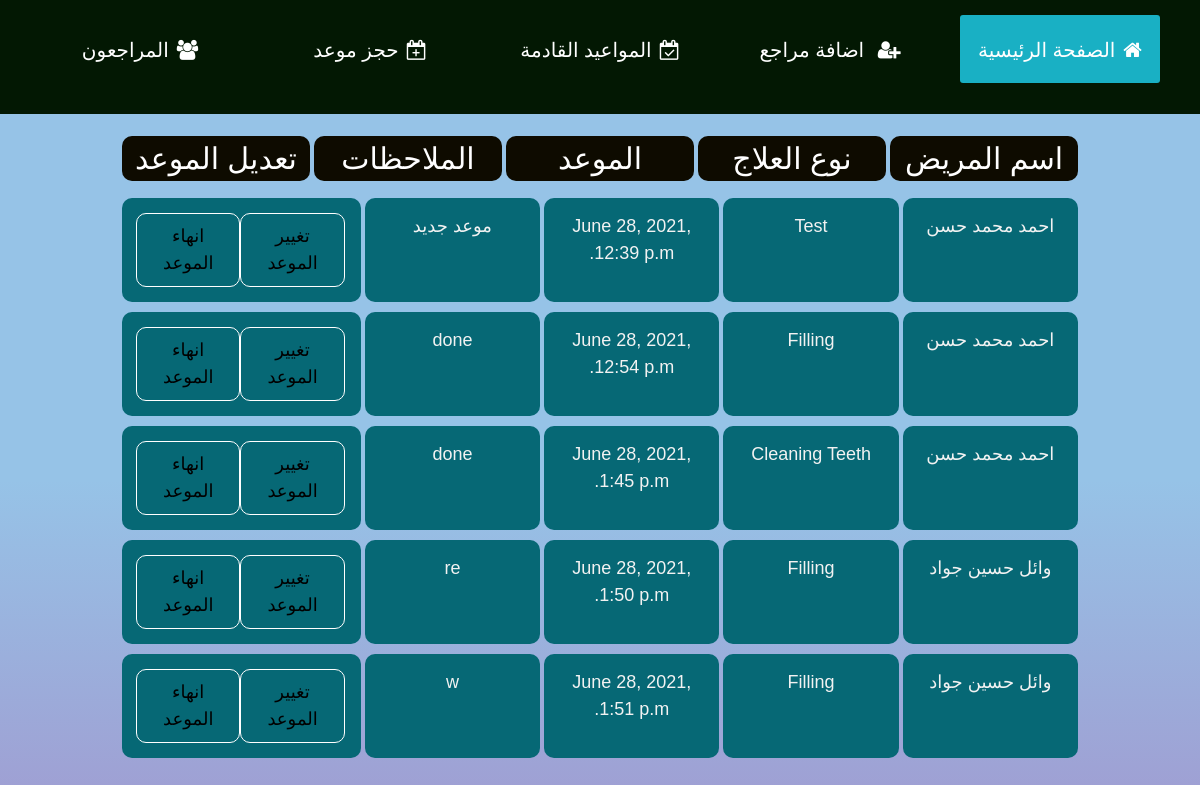
Before: /upcoming_appointments (signed in) with the older database file.
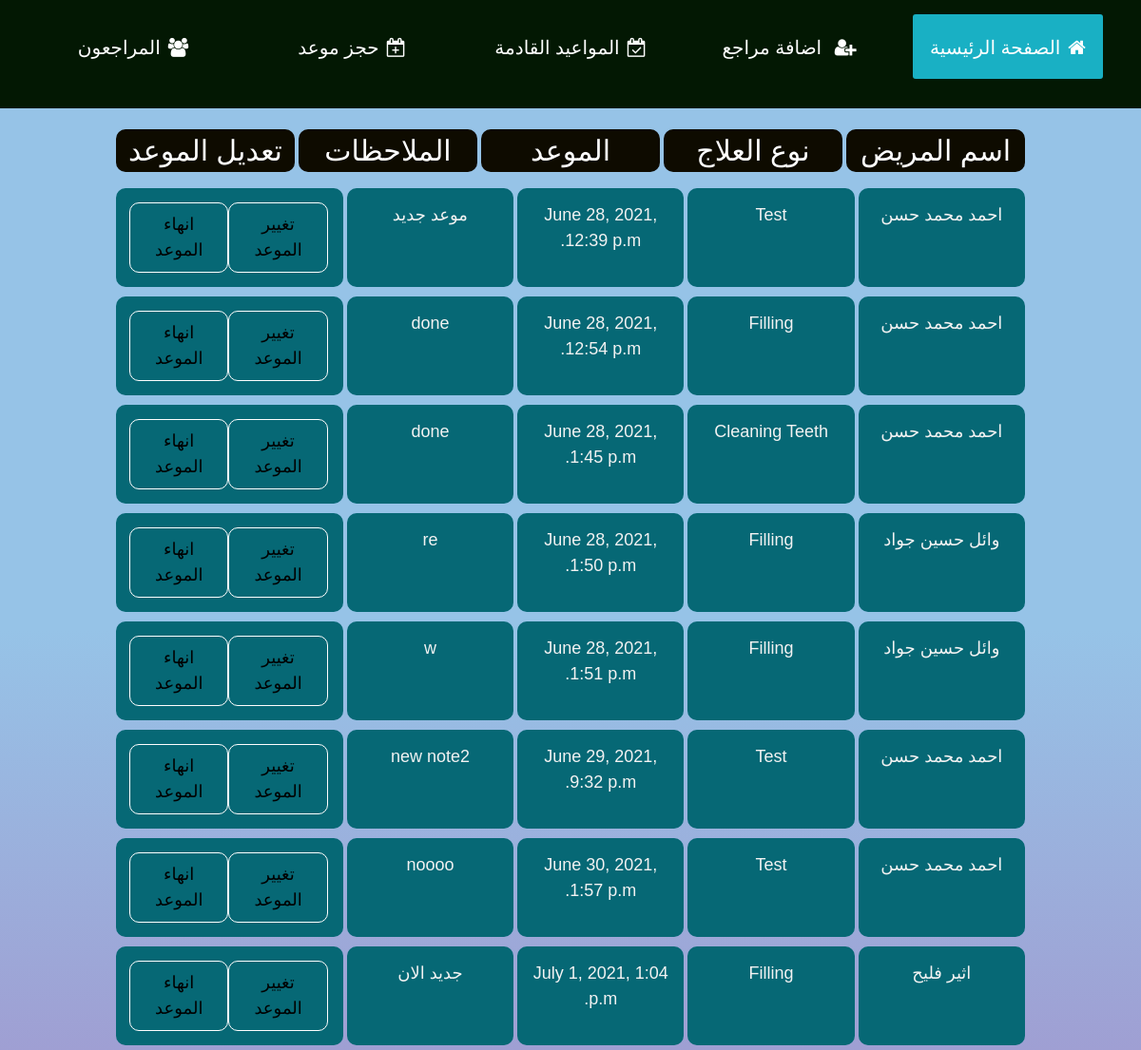
After: the same page with the newer database file.
### dentist/models.py (models this page shows)
class Next_appointment(models.Model):
    patient_name = models.ForeignKey(Patients, on_delete=models.CASCADE, related_name="np_name")
    treatment = models.ForeignKey(Treatment, on_delete=models.CASCADE, related_name="n_treatment")
    date = models.DateTimeField(auto_now=False, auto_now_add=False, default=None)
    notes = models.CharField(max_length=100, default="")

class Patients(models.Model):
    male = "m"
    female = "f"
    gender_type = [
        (male, "m"),
        (female, "f")
    ]
    name = models.CharField(max_length=64)
    age = models.IntegerField(null=True)
    gender = models.CharField(max_length=2, choices=gender_type, default=female, null=True, blank=True)
    contact_number = models.IntegerField(null=True, blank=True)
    remaining_amount = models.IntegerField(default=0)
    date_created = models.DateTimeField(auto_now_add=True)
    def __str__(self):
        return f"{self.name}"

class Treatment(models.Model):
    p_name= models.ForeignKey(Patients, on_delete=models.CASCADE, related_name="patient_name")
    treatments = models.ForeignKey(Medication_list, on_delete=models.CASCADE, related_name="list", null=True, blank=True)
    status= models.BooleanField(default=False)
    date_created = models.DateTimeField(auto_now_add=True)
    notes = models.CharField(max_length=100, default="")
    paid_amount = models.IntegerField(default=0)
    def __str__(self):
        return f"{self.treatments}"

class Medication_list(models.Model):
    treatment_title = models.CharField(max_length=100)
    def __str__(self):
        return f"{self.treatment_title}"

### dentist/views.py (the view)
# urls.py: path("upcoming_appointments", views.upcoming_appointments, name="upcoming_appointments"),
@login_required
def upcoming_appointments(request):
    upcoming_appointments = Next_appointment.objects.all().order_by('date')
    if upcoming_appointments.exists():
        return render(request, "dentist/upcoming_appointments.html",{
            "upcoming_appointments": upcoming_appointments,
        })
    else:
        return render(request, "dentist/upcoming_appointments.html",{
            "message" : "لا يوجد مواعيد قادمة"
        })

### dentist/templates/dentist/upcoming_appointments.html (shortened to what this page needs)
{% extends 'dentist/layout.html'%}
{% load static %}
{% block content %}
    <div class="wrapp">
        <div class="titles">
            <div id="pat-name">اسم المريض</div>
            <div id="treat">نوع العلاج</div>
            <div id="appointment">الموعد</div>
            <div id="note">الملاحظات</div>
            <div id="modify__appointment"> تعديل الموعد </div>
    </div>
        {% for item in upcoming_appointments %}
            <div class="appointment-list">
                <div class="name">{{item.patient_name}}</div>
                <div class="treatment">{{item.treatment}}</div>
                <div class="appointment">{{item.date}}</div>
                <div class="notes">{{item.notes}}</div>
                <div class="edit__wrapp">
                    <button id="{{item.id}}" class="edit">تغيير الموعد</button>
                    <button data-bs-toggle="modal" data-bs-target="#myModal" id="archive" class="change">انهاء الموعد</button>
                </div>
            </div>
        {% endfor %}
    {% endblock %}

Changed rows visible on the page:
added Next_appointment: patient_name "احمد محمد حسن", treatment "Test", date "June 29, 2021, 9:32 p.m.", notes "new note2"
added Next_appointment: patient_name "احمد محمد حسن", treatment "Test", date "June 30, 2021, 1:57 p.m.", notes "noooo"
added Next_appointment: patient_name "اثير فليح", treatment "Filling", date "July 1, 2021, 1:04 p.m.", notes "جديد الان"
